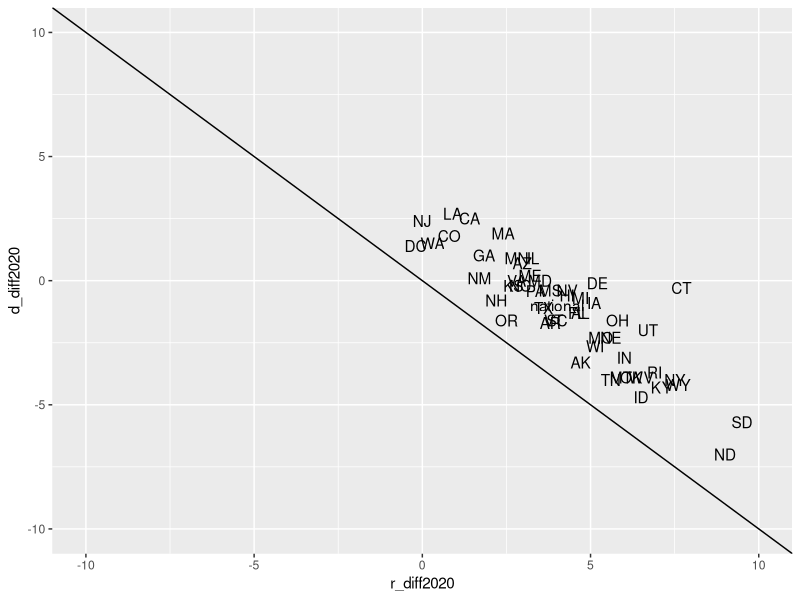
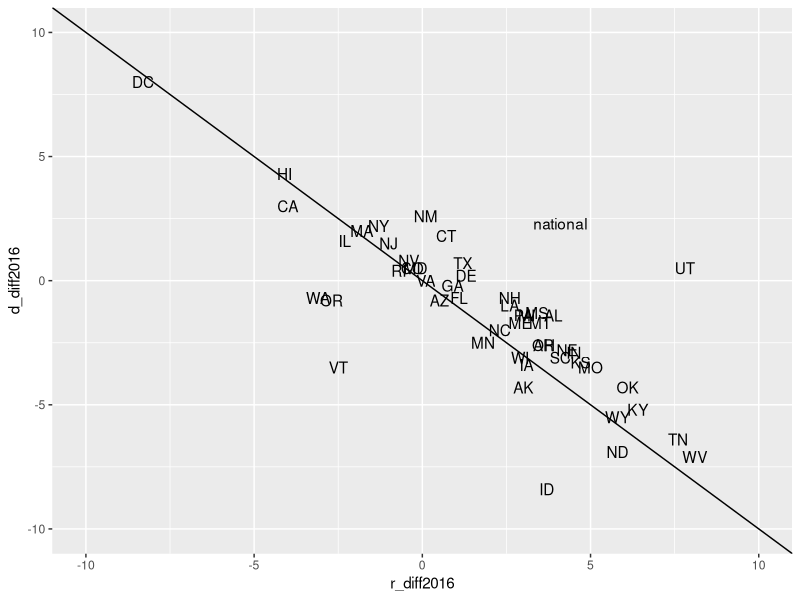
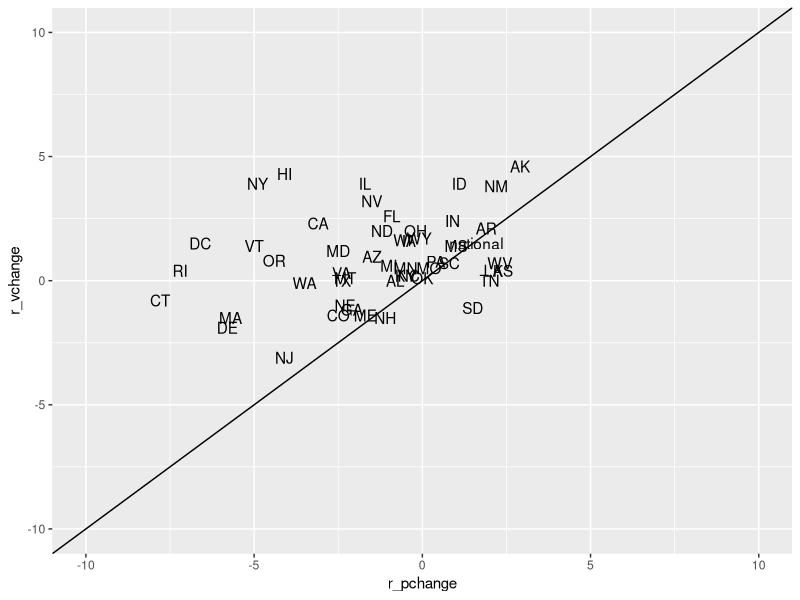
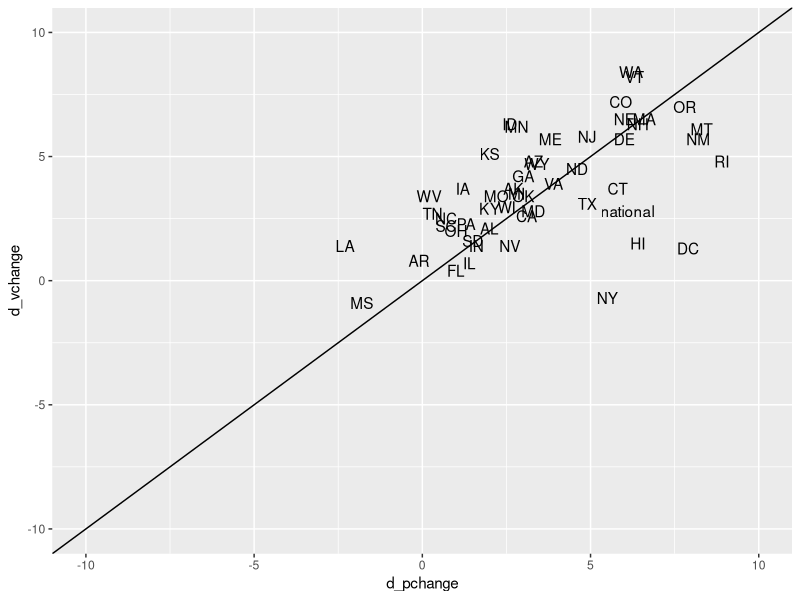
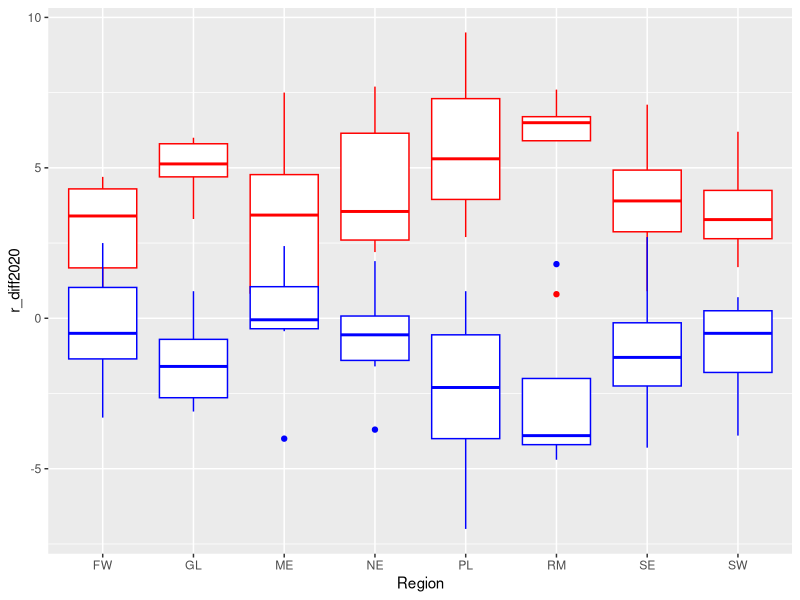
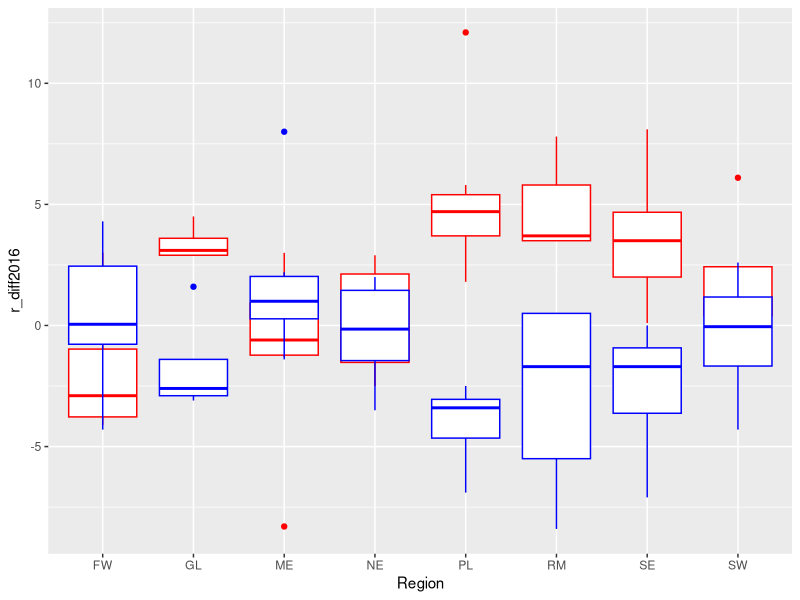

Here is the R script that generated these plots, in order:
## ---- chunk 1
knitr::opts_chunk$set(include = FALSE, cache = TRUE, message = FALSE, warning = FALSE)
## ---- chunk 2

library(tidyverse)
library(magrittr)
poll_raw <- read_csv("PollingError.csv")

poll <- poll_raw %>%
  mutate(r_diff2020 = Presidential_Vote_R2020 - Presidential_Poll_R2020, d_diff2020 = Presidential_Vote_D2020 - Presidential_Poll_D2020,
         r_diff2016 = Presidential_Vote_R2016 - Presidential_Poll_R2016, d_diff2016 = Presidential_Vote_D2016 - Presidential_Poll_D2016,
         r_pchange = Presidential_Poll_R2020 - Presidential_Poll_R2016, d_pchange = Presidential_Poll_D2020 - Presidential_Poll_D2016,
         r_vchange = Presidential_Vote_R2020 - Presidential_Vote_R2016, d_vchange = Presidential_Vote_D2020 - Presidential_Vote_D2016)

## ---- chunk 3

poll %>%
  ggplot(aes(x = r_diff2020, y = d_diff2020, label = State)) +
  geom_text() + geom_abline(aes(intercept = 0, slope = -1)) +
  scale_x_continuous(limits = c(-10, 10)) + scale_y_continuous(limits = c(-10,10))
  

## ---- chunk 4

poll %>%
  ggplot(aes(x = r_diff2016, y = d_diff2016, label = State)) +
  geom_text() + geom_abline(aes(intercept = 0, slope = -1)) +
  scale_x_continuous(limits = c(-10, 10)) + scale_y_continuous(limits = c(-10,10))

## ---- chunk 5

poll %>%
  ggplot(aes(x = r_pchange, y = r_vchange, label = State)) +
  geom_text() + geom_abline(aes(intercept = 0, slope = 1)) +
  scale_x_continuous(limits = c(-10, 10)) + scale_y_continuous(limits = c(-10,10))

## ---- chunk 6

poll %>%
  ggplot(aes(x = d_pchange, y = d_vchange, label = State)) +
  geom_text() + geom_abline(aes(intercept = 0, slope = 1)) +
  scale_x_continuous(limits = c(-10, 10)) + scale_y_continuous(limits = c(-10,10))


## ---- chunk 7

poll_regional <- poll %>%
  filter(!is.na(Region)) %>%
  group_by(Region) %>%
  summarise(r2020avg = mean(r_diff2020), r2020se = sd(r_diff2020),
            d2020avg = mean(d_diff2020), d2020se = sd(d_diff2020),
            r2016avg = mean(r_diff2016), r2016se = sd(r_diff2016),
            d2016avg = mean(d_diff2016), d2016se = sd(d_diff2016))

## ---- chunk 8

poll %>%
  filter(!is.na(Region)) %>%
  ggplot(aes(x = Region)) +
  geom_boxplot(aes(y = r_diff2020), color = "red") + geom_boxplot(aes(y = d_diff2020), color = "blue")

## ---- chunk 9

poll %>%
  filter(!is.na(Region)) %>%
  ggplot(aes(x = Region)) +
  geom_boxplot(aes(y = r_diff2016), color = "red") + geom_boxplot(aes(y = d_diff2016), color = "blue")

